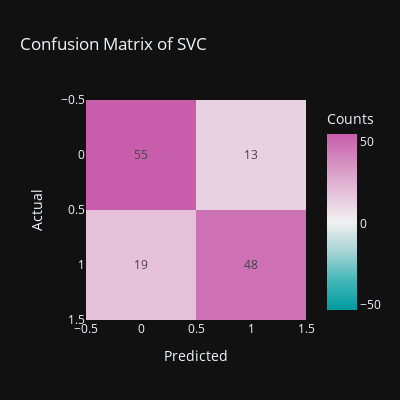
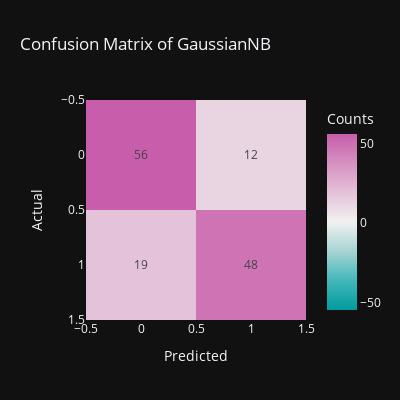
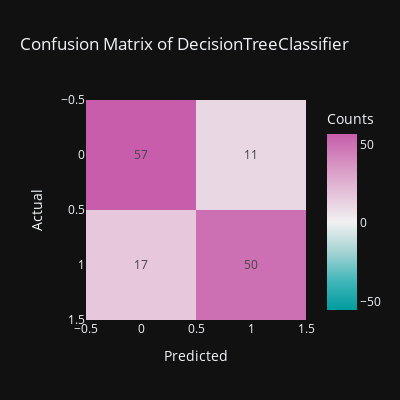
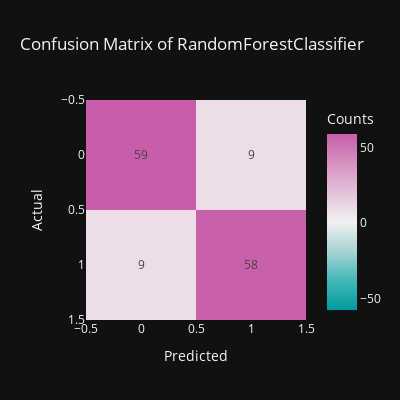

Notebook code for these charts, in order:
### Code cell
models = [SVC(), GaussianNB(), DecisionTreeClassifier(), RandomForestClassifier(),
          XGBClassifier(), GradientBoostingClassifier(), AdaBoostClassifier(), LogisticRegression()]

for model in models:
    # Create a pipeline with the preprocessor and the model
    pipeline = Pipeline(steps=[
        ('preprocessor', preprocessor),
        ('model', model)
    ])
    # Fit the model
    pipeline.fit(X_train, y_train_encoded)

    # Predict on the test set
    y_pred = pipeline.predict(X_eval)

    # Print the classification report
    print("Model: ", model.__class__.__name__)
    print("Classification Report: \n", classification_report(y_eval_encoded, y_pred))

    # Generate and display the confusion matrix
    fig = px.imshow(confusion_matrix(y_eval_encoded, y_pred), color_continuous_scale='tropic',
                    title="Confusion Matrix of " + model.__class__.__name__,
                    labels=dict(x="Predicted", y="Actual", color="Counts"),
                    color_continuous_midpoint=0.8, width=400, height=400,
                    template="plotly_dark", text_auto=True)
    fig.show()

    print("----------------------------------------------------------")

### Figure 1 — Plotly figure (JSON) as saved in the notebook; plotly's stock layout.template omitted (floating-point values rounded to 4 significant figures)
{"data": [{"coloraxis": "coloraxis", "hovertemplate": "Predicted: %{x}<br>Actual: %{y}<br>Counts: %{z}<extra></extra>", "name": "0", "texttemplate": "%{z}", "type": "heatmap", "xaxis": "x", "yaxis": "y", "z": [[55, 13], [19, 48]]}], "layout": {"coloraxis": {"cmid": 0.8, "colorbar": {"title": {"text": "Counts"}}, "colorscale": [[0, "rgb(0, 155, 158)"], [0.1667, "rgb(66, 183, 185)"], [0.3333, "rgb(167, 211, 212)"], [0.5, "rgb(241, 241, 241)"], [0.6667, "rgb(228, 193, 217)"], [0.8333, "rgb(214, 145, 193)"], [1, "rgb(199, 93, 171)"]]}, "height": 400, "title": {"text": "Confusion Matrix of SVC"}, "width": 400, "xaxis": {"anchor": "y", "constrain": "domain", "domain": [0, 1], "scaleanchor": "y", "title": {"text": "Predicted"}}, "yaxis": {"anchor": "x", "autorange": "reversed", "constrain": "domain", "domain": [0, 1], "title": {"text": "Actual"}}}}

### Figure 2 — Plotly figure (JSON) as saved in the notebook; plotly's stock layout.template omitted (floating-point values rounded to 4 significant figures)
{"data": [{"coloraxis": "coloraxis", "hovertemplate": "Predicted: %{x}<br>Actual: %{y}<br>Counts: %{z}<extra></extra>", "name": "0", "texttemplate": "%{z}", "type": "heatmap", "xaxis": "x", "yaxis": "y", "z": [[56, 12], [19, 48]]}], "layout": {"coloraxis": {"cmid": 0.8, "colorbar": {"title": {"text": "Counts"}}, "colorscale": [[0, "rgb(0, 155, 158)"], [0.1667, "rgb(66, 183, 185)"], [0.3333, "rgb(167, 211, 212)"], [0.5, "rgb(241, 241, 241)"], [0.6667, "rgb(228, 193, 217)"], [0.8333, "rgb(214, 145, 193)"], [1, "rgb(199, 93, 171)"]]}, "height": 400, "title": {"text": "Confusion Matrix of GaussianNB"}, "width": 400, "xaxis": {"anchor": "y", "constrain": "domain", "domain": [0, 1], "scaleanchor": "y", "title": {"text": "Predicted"}}, "yaxis": {"anchor": "x", "autorange": "reversed", "constrain": "domain", "domain": [0, 1], "title": {"text": "Actual"}}}}

### Figure 3 — Plotly figure (JSON) as saved in the notebook; plotly's stock layout.template omitted (floating-point values rounded to 4 significant figures)
{"data": [{"coloraxis": "coloraxis", "hovertemplate": "Predicted: %{x}<br>Actual: %{y}<br>Counts: %{z}<extra></extra>", "name": "0", "texttemplate": "%{z}", "type": "heatmap", "xaxis": "x", "yaxis": "y", "z": [[57, 11], [17, 50]]}], "layout": {"coloraxis": {"cmid": 0.8, "colorbar": {"title": {"text": "Counts"}}, "colorscale": [[0, "rgb(0, 155, 158)"], [0.1667, "rgb(66, 183, 185)"], [0.3333, "rgb(167, 211, 212)"], [0.5, "rgb(241, 241, 241)"], [0.6667, "rgb(228, 193, 217)"], [0.8333, "rgb(214, 145, 193)"], [1, "rgb(199, 93, 171)"]]}, "height": 400, "title": {"text": "Confusion Matrix of DecisionTreeClassifier"}, "width": 400, "xaxis": {"anchor": "y", "constrain": "domain", "domain": [0, 1], "scaleanchor": "y", "title": {"text": "Predicted"}}, "yaxis": {"anchor": "x", "autorange": "reversed", "constrain": "domain", "domain": [0, 1], "title": {"text": "Actual"}}}}

### Figure 4 — Plotly figure (JSON) as saved in the notebook; plotly's stock layout.template omitted (floating-point values rounded to 4 significant figures)
{"data": [{"coloraxis": "coloraxis", "hovertemplate": "Predicted: %{x}<br>Actual: %{y}<br>Counts: %{z}<extra></extra>", "name": "0", "texttemplate": "%{z}", "type": "heatmap", "xaxis": "x", "yaxis": "y", "z": [[59, 9], [9, 58]]}], "layout": {"coloraxis": {"cmid": 0.8, "colorbar": {"title": {"text": "Counts"}}, "colorscale": [[0, "rgb(0, 155, 158)"], [0.1667, "rgb(66, 183, 185)"], [0.3333, "rgb(167, 211, 212)"], [0.5, "rgb(241, 241, 241)"], [0.6667, "rgb(228, 193, 217)"], [0.8333, "rgb(214, 145, 193)"], [1, "rgb(199, 93, 171)"]]}, "height": 400, "title": {"text": "Confusion Matrix of RandomForestClassifier"}, "width": 400, "xaxis": {"anchor": "y", "constrain": "domain", "domain": [0, 1], "scaleanchor": "y", "title": {"text": "Predicted"}}, "yaxis": {"anchor": "x", "autorange": "reversed", "constrain": "domain", "domain": [0, 1], "title": {"text": "Actual"}}}}
